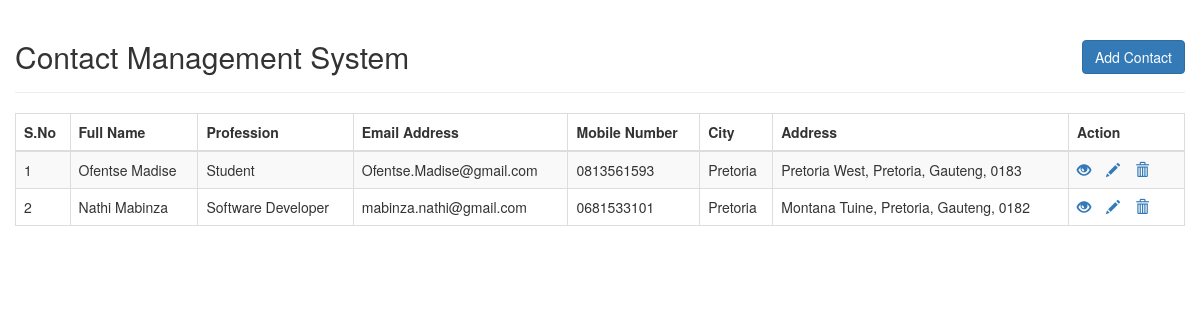
The page / on the database its author committed.
### tables this page shows
CREATE TABLE `Contacts` (
  `id` int(11) NOT NULL,
  `fullname` varchar(255) NOT NULL,
  `profession` varchar(255) NOT NULL,
  `email` varchar(100) NOT NULL,
  `cellphone` varchar(100) NOT NULL,
  `city` varchar(255) NOT NULL,
  `address` varchar(255) NOT NULL
);

### index.php (the view, shortened to what this page needs)
<!DOCTYPE html>
<html lang="en">
<head>
    <link rel="stylesheet" href="https://maxcdn.bootstrapcdn.com/bootstrap/3.3.7/css/bootstrap.css">
</head>
<body>
        <div class="container-fluid">
            <div class="row">
                <div class="col-md-12">
                    <div class="page-header clearfix">
                        <h2 class="pull-left">Contact Management System</h2>
                        <a href="create.php" class="btn btn-primary pull-right">Add Contact</a>
                    </div>
                    <?php
                    require_once "config.php";
                    $sql = "SELECT * FROM contacts";
                    if($result = mysqli_query($link, $sql)){
                        if(mysqli_num_rows($result) > 0){
                            echo "<table class='table table-bordered table-striped'>";
                                echo "<thead>";
                                    echo "<tr>";
                                        echo "<th>S.No</th>";
                                        echo "<th>Full Name</th>";
                                        echo "<th>Profession</th>";
                                        echo "<th>Email Address</th>";
                                        echo "<th>Mobile Number</th>";
                                        echo "<th>City</th>";
                                        echo "<th>Address</th>";
                                        echo "<th>Action</th>";
                                    echo "</tr>";
                                echo "</thead>";
                                echo "<tbody>";
                                while($row = mysqli_fetch_array($result)){
                                    echo "<tr>";
                                        echo "<td>" . $row['id'] . "</td>";
                                        echo "<td>" . $row['fullname'] . "</td>";
                                        echo "<td>" . $row['profession'] . "</td>";
                                        echo "<td>" . $row['email'] . "</td>";
                                        echo "<td>" . $row['cellphone'] . "</td>";
                                        echo "<td>" . $row['city'] . "</td>";
                                        echo "<td>" . $row['address'] . "</td>";
                                        echo "<td>";
                                            echo "<a href='read.php?id=". $row['id'] ."' title='View Record' data-toggle='tooltip'><span class='glyphicon glyphicon-eye-open'></span></a>";
                                            echo "<a href='update.php?id=". $row['id'] ."' title='Update Record' data-toggle='tooltip'><span class='glyphicon glyphicon-pencil'></span></a>";
                                            echo "<a href='delete.php?id=". $row['id'] ."' title='Delete Record' data-toggle='tooltip'><span class='glyphicon glyphicon-trash'></span></a>";
                                        echo "</td>";
                                    echo "</tr>";
                                }
                                echo "</tbody>";
                            echo "</table>";
                        } else{
                            echo "<p class='lead'><em>No records were found.</em></p>";
                        }
                    } else{
                        echo "ERROR: Could not able to execute $sql. " . mysqli_error($link);
                    }
                    ?>
                </div>
            </div>
        </div>
</body>
</html>

### index.php (style rules this page uses)
.page-header h2 { margin-top: 0; }
table tr td:last-child a { margin-right: 15px; }

### rows shown on the page
contacts: id "1", fullname "Ofentse Madise", profession "Student", email "Ofentse.Madise@gmail.com", cellphone "0813561593", city "Pretoria", address "Pretoria West, Pretoria, Gauteng, 0183"
contacts: id "2", fullname "Nathi Mabinza", profession "Software Developer", email "mabinza.nathi@gmail.com", cellphone "0681533101", city "Pretoria", address "Montana Tuine, Pretoria, Gauteng, 0182"
